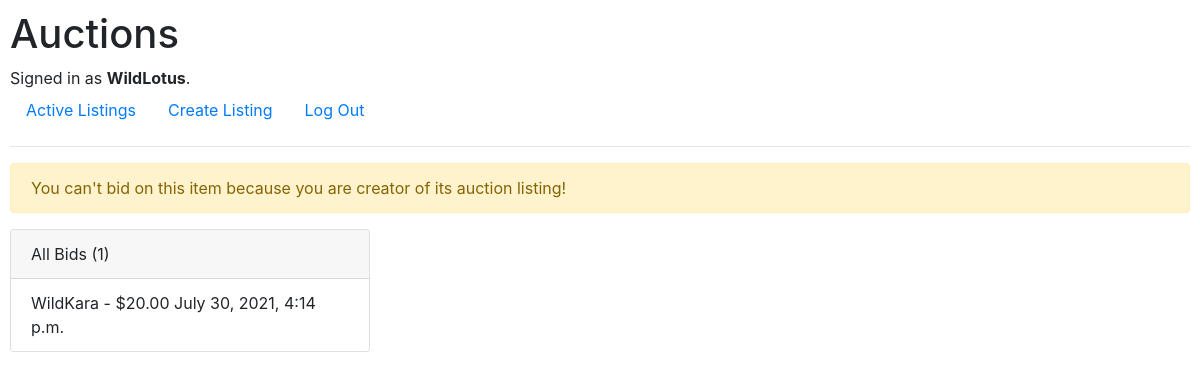
The app's page /7/bid (signed in) with its own data.
### auctions/models.py (models this page shows, shortened)
class User(AbstractUser):
    pass

class Bid(models.Model):
    listing = models.ForeignKey(Listing, on_delete=models.CASCADE, related_name="bids")
    author = models.ForeignKey(User, on_delete=models.CASCADE, null=True)
    offer = models.DecimalField(decimal_places=2, max_digits=5)
    date = models.DateTimeField(auto_now_add=True, null=True)

### auctions/views.py (the view)
# urls.py: path('<int:listing_id>/bid', views.bid, name="bid"),
def bid(request, listing_id):
    listing = Listing.objects.get(pk=listing_id)
    bids = Bid.objects.filter(listing=listing)
    bid_count = bids.count()
    form = NewBidForm(request.POST)
    if form.is_valid():
        offer = float(request.POST['offer'])
        if is_valid(offer, listing):
            newBid = form.save(commit=False)
            listing.current_bid = offer
            newBid.listing = listing
            newBid.author = request.user
            newBid.save()
            listing.save()
            return HttpResponseRedirect(reverse("bid", args=[listing_id]))
        else:
            return render(request, "auctions/bid.html", {
                "listing": listing,
                "form": NewBidForm(),
                "value_error": True,
                "bid_count": bid_count
            })
    else:
        return render(request, "auctions/bid.html", {
            "form": NewBidForm(),
            "listing": listing,
            "bid_count": bid_count
        })

### auctions/templates/auctions/bid.html (shortened to what this page needs)
{% extends 'auctions/layout.html' %}
{% block body %}
{% if user.is_authenticated %}
{% if listing.author == user %}
<div class="alert alert-warning" role="alert">
    You can't bid on this item because you are creator of its auction listing!
</div>
{% endif %}
<div class="card" style="width: 360px">
    <div class="card-header">All Bids ({{ bid_count }})</div>
    {% for bid in listing.bids.all %}
    <ul class="list-group list-group-flush">
        <li class="list-group-item">{{ bid.author }} - ${{ bid.offer }} {{ bid.date }}</li>
        {% empty %}
        <li class="list-group-item">No bids has been placed yet.</li>
    </ul>
    {% endfor %}
</div>
{% else %}
<div class="alert alert-danger" role="alert">
    You can't bid on this item because you are the creator of that listing!
</div>
{% endif %}
{% endblock body %}

### auctions/templates/auctions/layout.html (shortened to what this page needs)
{% load static %}
{% load widget_tweaks %}
<!DOCTYPE html>
<html lang="en">
    <head>
        <link rel="stylesheet" href="https://stackpath.bootstrapcdn.com/bootstrap/4.4.1/css/bootstrap.min.css">
        <link href="{% static 'auctions/styles.css' %}" rel="stylesheet">
        <link rel="stylesheet" href="{% static 'auctions/listing.html' %}">
    </head>
    <body>
        <h1>Auctions</h1>
        <div>
            {% if user.is_authenticated %}
                Signed in as <strong>{{ user.username }}</strong>.
            {% else %}
                Not signed in.
            {% endif %}
        </div>
        <ul class="nav">
            <li class="nav-item">
                <a class="nav-link" href="{% url 'index' %}">Active Listings</a>
            </li>
            <li class="nav-item">
                <a class="nav-link" href="{% url 'new' %}">Create Listing</a>
            </li>
            {% if user.is_authenticated %}
                <li class="nav-item">
                    <a class="nav-link" href="{% url 'logout' %}">Log Out</a>
                </li>
            {% endif %}
        </ul>
        <hr>
        {% block body %}
        {% endblock %}
    </body>
</html>

### auctions/static/auctions/styles.css (style rules this page uses)
body { padding: 10px; }

### records on screen
User: username "WildLotus"
Bid: author "WildKara", offer "20.00", date "July 30, 2021, 4:14 p.m."

### other values on screen
{{ bid_count }} "1"
